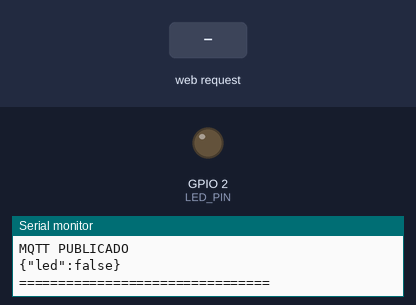
Bench run of a sketch on a simulated ESP32. Parts: output pins drawn as LEDs (lit = HIGH), the last lines printed to the serial monitor. The test bench sets the inputs (shaded band). WiFi joins after 1.5 s; servers stay silent unless stated; uploads are accepted with an empty reply; random numbers use the default seed unless the sketch sets one; no MQTT or app messages arrive unless stated.

Above: at 11.1 s.
11.2 s: HTTP request GET /ligar received
At 11.5 s:
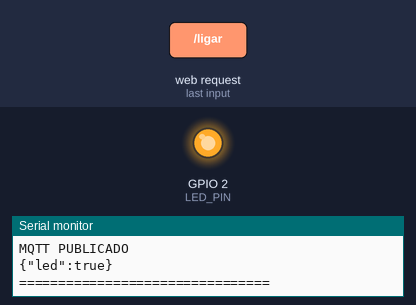
14.2 s: HTTP request GET /desligar received
At 15.0 s:
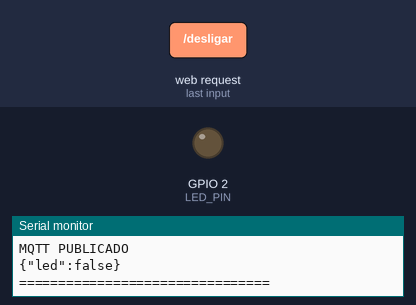
Timing chart, 0 to 17.2 s (numbered marks = the images above; inputs shaded):
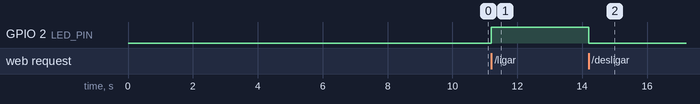

Measured:
- after the input at 11.2 s, GPIO 2 (LED_PIN): LOW → HIGH at once
- after the input at 14.2 s, GPIO 2 (LED_PIN): HIGH → LOW at once

The sketch:

wifi_connection_with_portal.ino
```cpp
#include <WiFi.h>
#include <WebServer.h>
#include <HTTPClient.h>
#include <WiFiClientSecure.h>
#include <PubSubClient.h>

// ======================================
// WIFI ESCOLA
// ======================================

const char* wifi_ssid = "IF-CampusMuz";
const char* wifi_password = "";

// ======================================
// LOGIN PORTAL CAPTIVE
// ======================================

const char* portal_user = "08873442676";
const char* portal_password = "ifsuldeminas";

// ======================================
// MQTT HIVEMQ CLOUD
// ======================================

const char* mqtt_server =
  "6187843070b544d6898bf05b65b41a6e.s1.eu.hivemq.cloud";

const int mqtt_port = 8883;

const char* mqtt_user = "Agro_Cluster";
const char* mqtt_password = "Agrocluster123";

// ======================================
// TOPICOS MQTT
// ======================================

const char* topic_status = "agrocluster/actuators/status";
const char* topic_command = "agrocluster/cmd/light";

// ======================================
// LED
// ======================================

// ESP32 DevKit normalmente usa GPIO 2
#define LED_PIN 2

bool ledState = false;

// ======================================

WebServer server(80);

WiFiClientSecure espClient;
PubSubClient mqttClient(espClient);

// ======================================
// PUBLICAR STATUS
// ======================================

void publishLedStatus() {

  String payload;

  if (ledState) {
    payload = "{\"led\":true}";
  } else {
    payload = "{\"led\":false}";
  }

  mqttClient.publish(
    topic_status,
    payload.c_str(),
    true
  );

  Serial.println("================================");
  Serial.println("MQTT PUBLICADO");
  Serial.println(payload);
  Serial.println("================================");
}

// ======================================
// MQTT CALLBACK
// ======================================

void mqttCallback(
  char* topic,
  byte* payload,
  unsigned int length
) {

  String message;

  for (unsigned int i = 0; i < length; i++) {
    message += (char)payload[i];
  }

  message.trim();

  Serial.println("================================");
  Serial.println("MQTT RECEBIDO");

  Serial.print("TOPICO: ");
  Serial.println(topic);

  Serial.print("MENSAGEM: ");
  Serial.println(message);

  Serial.println("================================");

  if (message == "ON") {

    ledState = true;

    digitalWrite(LED_PIN, HIGH);

    Serial.println("LED LIGADO VIA MQTT");

    publishLedStatus();
  }

  else if (message == "OFF") {

    ledState = false;

    digitalWrite(LED_PIN, LOW);

    Serial.println("LED DESLIGADO VIA MQTT");

    publishLedStatus();
  }

  else {

    Serial.println("COMANDO MQTT INVALIDO");
  }
}

// ======================================
// CONECTAR WIFI
// ======================================

void connectWiFi() {

  espClient.setInsecure();

  Serial.println("================================");
  Serial.println("Conectando WiFi...");

  WiFi.mode(WIFI_STA);

  WiFi.begin(
    wifi_ssid,
    wifi_password
  );

  while (WiFi.status() != WL_CONNECTED) {

    delay(500);
    Serial.print(".");
  }

  Serial.println();

  Serial.println("================================");
  Serial.println("WiFi conectado!");

  Serial.print("SSID: ");
  Serial.println(WiFi.SSID());

  Serial.print("IP: ");
  Serial.println(WiFi.localIP());

  Serial.print("MAC: ");
  Serial.println(WiFi.macAddress());

  Serial.print("RSSI: ");
  Serial.println(WiFi.RSSI());

  Serial.print("Gateway: ");
  Serial.println(WiFi.gatewayIP());

  Serial.print("DNS: ");
  Serial.println(WiFi.dnsIP());

  Serial.println("================================");
}

// ======================================
// LOGIN PORTAL
// ======================================

void loginPortal() {

  if (WiFi.status() != WL_CONNECTED) {

    Serial.println("WiFi nao conectado");
    return;
  }

  HTTPClient http;

  String url =
    "http://10.12.192.1:8002/index.php?zone=ifcampusmuz";

  Serial.println("Abrindo portal captive...");

  http.begin(url);

  http.addHeader(
    "Content-Type",
    "application/x-www-form-urlencoded"
  );

  String postData =
      "auth_user=" + String(portal_user) +
      "&auth_pass=" + String(portal_password) +
      "&redirurl=https://www.muz.ifsuldeminas.edu.br" +
      "&accept=Entrar";

  Serial.println("Enviando login...");

  int httpCode = http.POST(postData);

  Serial.print("HTTP CODE: ");
  Serial.println(httpCode);

  if (httpCode > 0) {

    String response = http.getString();

    Serial.println("RESPOSTA:");
    Serial.println(response);
  }

  http.end();

  if (httpCode == 200) {

    Serial.println("Login portal enviado!");

  } else {

    Serial.println("Erro ao logar no portal");
  }
}

// ======================================
// TESTAR INTERNET
// ======================================

void testInternet() {

  HTTPClient http;

  http.begin(
    "http://clients3.google.com/generate_204"
  );

  int code = http.GET();

  Serial.print("Teste Internet HTTP: ");
  Serial.println(code);

  if (code == 204) {

    Serial.println("Internet OK");

  } else {

    Serial.println("Portal ainda nao liberou acesso");
  }

  http.end();
}

// ======================================
// MQTT
// ======================================

void reconnectMQTT() {

  while (!mqttClient.connected()) {

    Serial.println("Conectando MQTT...");

    String clientId =
      "ESP32Client-" +
      String(random(0xffff), HEX);

    if (
      mqttClient.connect(
        clientId.c_str(),
        mqtt_user,
        mqtt_password
      )
    ) {

      Serial.println("================================");
      Serial.println("MQTT conectado!");
      Serial.println("================================");

      mqttClient.subscribe(
        topic_command
      );

      publishLedStatus();

    } else {

      Serial.print("Erro MQTT: ");
      Serial.println(mqttClient.state());

      delay(3000);
    }
  }
}

// ======================================
// WEB SERVER
// ======================================

void handleRoot() {

  String html = R"rawliteral(
<html>
<head>
<title>ESP32 MQTT LED</title>
</head>
<body>

<h1>ESP32 MQTT LED</h1>

<a href="/ligar">
<button style="width:200px;height:60px;">
LIGAR LED
</button>
</a>

<br><br>

<a href="/desligar">
<button style="width:200px;height:60px;">
DESLIGAR LED
</button>
</a>

</body>
</html>
)rawliteral";

  server.send(
    200,
    "text/html",
    html
  );
}

// ======================================
// LIGAR LED
// ======================================

void handleLigar() {

  ledState = true;

  digitalWrite(
    LED_PIN,
    HIGH
  );

  publishLedStatus();

  server.send(
    200,
    "text/plain",
    "LED LIGADO"
  );
}

// ======================================
// DESLIGAR LED
// ======================================

void handleDesligar() {

  ledState = false;

  digitalWrite(
    LED_PIN,
    LOW
  );

  publishLedStatus();

  server.send(
    200,
    "text/plain",
    "LED DESLIGADO"
  );
}

// ======================================
// SETUP
// ======================================

void setup() {

  Serial.begin(115200);

  pinMode(
    LED_PIN,
    OUTPUT
  );

  digitalWrite(
    LED_PIN,
    LOW
  );

  connectWiFi();

  delay(3000);

  loginPortal();

  delay(5000);

  testInternet();

  mqttClient.setServer(
    mqtt_server,
    mqtt_port
  );

  mqttClient.setCallback(
    mqttCallback
  );

  server.on("/", handleRoot);
  server.on("/ligar", handleLigar);
  server.on("/desligar", handleDesligar);

  server.begin();

  Serial.println("================================");
  Serial.println("Servidor HTTP iniciado");
  Serial.println("================================");

  Serial.print("Pagina Web: http://");
  Serial.println(WiFi.localIP());
}

// ======================================
// LOOP
// ======================================

void loop() {

  if (WiFi.status() != WL_CONNECTED) {

    Serial.println("WiFi desconectado");

    connectWiFi();

    delay(3000);

    loginPortal();

    delay(5000);
  }

  if (!mqttClient.connected()) {

    reconnectMQTT();
  }

  mqttClient.loop();

  server.handleClient();
}
```
